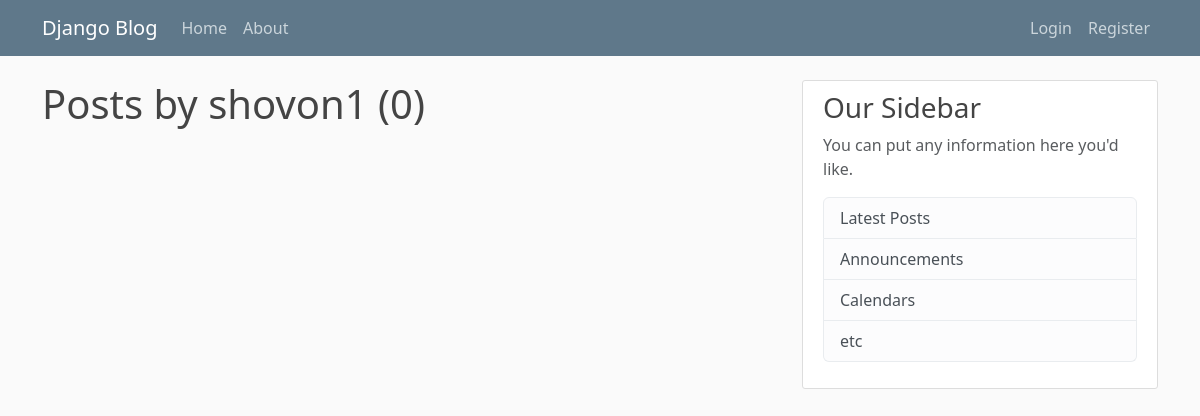
Before: /user/shovon1 with the older database file.
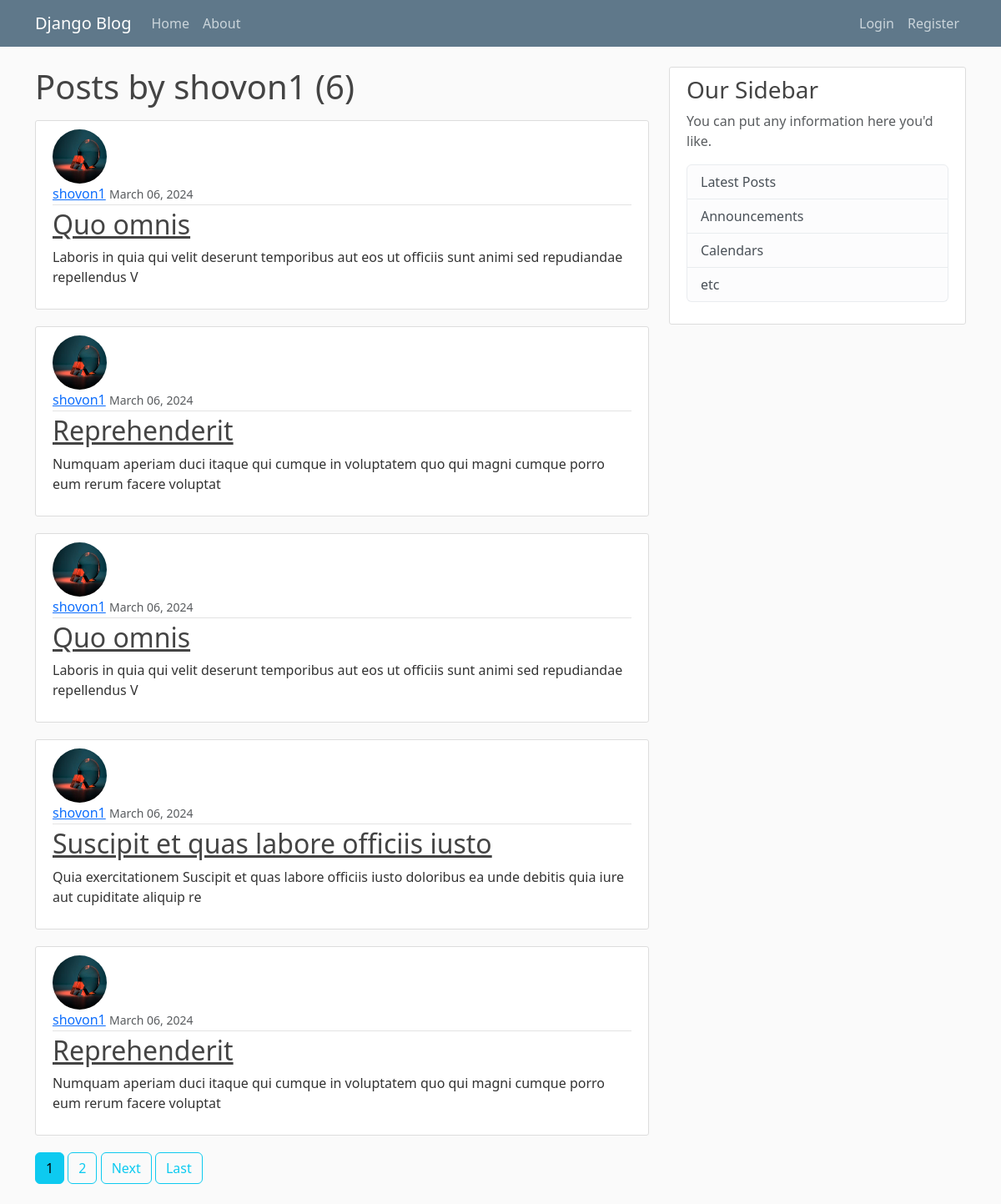
After: the same page with the newer database file.
### blog/models.py (models this page shows, shortened)
class Post(models.Model):
    title = models.CharField(max_length=100)
    content = models.TextField()
    date_posted = models.DateTimeField(default=timezone.now)
    author = models.ForeignKey(User, on_delete=models.CASCADE)

### users/models.py (models this page shows, shortened)
class Profile(models.Model):
    user = models.OneToOneField(User, on_delete=models.CASCADE)
    image = models.ImageField(default='default.jpg', upload_to='profile_pics')

### blog/views.py (the view)
# urls.py: path('user/<str:username>', UserPostListView.as_view(), name='user-posts'),
class UserPostListView(ListView):
    model = Post
    template_name = 'blog/user_posts.html'  # <app>/<model>_<viewtype>.html
    context_object_name = 'posts'
    paginate_by = 5
    def get_queryset(self):
        user = get_object_or_404(User, username=self.kwargs.get('username'))
        return Post.objects.filter(author=user).order_by('-date_posted')

### blog/templates/blog/user_posts.html (shortened to what this page needs)
{% extends "blog/base.html" %}
{% block content %}
<h1 class="mb-3">Posts by {{ view.kwargs.username }} ({{ page_obj.paginator.count }})</h1>
{% for post in posts %}
    <article class="media content-section">
        <img class="rounded-circle article-img" src="{{ post.author.profile.image.url }}">
        <div class="media-body">
        <div class="article-metadata">
            <a class="mr-2" href="{% url 'user-posts' post.author.username %}">{{ post.author }}</a>
            <small class="text-muted">{{ post.date_posted|date:"F d, Y" }}</small>
        </div>
        <h2><a class="article-title" href="{% url 'post-detail' post.id %}">{{ post.title }}</a></h2>
        <p class="article-content">{{ post.content }}</p>
        </div>
    </article>
{% endfor %}
{% if is_paginated %}
    {% for num in page_obj.paginator.page_range %}
    {% if page_obj.number == num %}
        <a class="btn btn-info mb-4" href="?page={{ num }}">{{ num }}</a>
    {% elif num > page_obj.number|add:'-3' and num < page_obj.number|add:'3' %}
        <a class="btn btn-outline-info mb-4" href="?page={{ num }}">{{ num }}</a>
    {% endif %}
    {% endfor %}
    {% if page_obj.has_next %}
    <a class="btn btn-outline-info mb-4" href="?page={{ page_obj.next_page_number }}">Next</a>
    <a class="btn btn-outline-info mb-4" href="?page={{ page_obj.paginator.num_pages }}">Last</a>
    {% endif %}
{% endif %}
{% endblock content %}

### blog/templates/blog/base.html (shortened to what this page needs)
{% load static %}
<!doctype html>
<html lang="en">
    <head>
            <link href="https://cdn.jsdelivr.net/npm/bootstrap@5.3.3/dist/css/bootstrap.min.css" rel="stylesheet">
            <link rel="stylesheet" type="text/css" href="{% static 'blog/main.css' %}">
    </head>
    <body>
        <header class="site-header">
                <nav class="navbar navbar-expand-md navbar-dark bg-steel fixed-top">
                    <div class="container">
                        <a class="navbar-brand mr-4" href="{% url 'blog-home' %}">Django Blog</a>
                        <div class="collapse navbar-collapse d-flex justify-content-between" id="navbarToggle">
                            <div class="navbar-nav mr-auto">
                                <a class="nav-item nav-link" href="{% url 'blog-home' %}">Home</a>
                                <a class="nav-item nav-link" href="{% url 'blog-about' %}">About</a>
                            </div>
                            <div class="navbar-nav">
                                {% if user.is_authenticated %}
                                    <a class="nav-item nav-link" href="{% url 'post-create' %}">New Post</a>
                                    <a class="nav-item nav-link" href="{% url 'profile' %}">Profile</a>
                                    <a class="nav-item nav-link" href="{% url 'logout' %}">Logout</a>
                                {% else %}
                                    <a class="nav-item nav-link" href="{% url 'login' %}">Login</a>
                                    <a class="nav-item nav-link" href="{% url 'register' %}">Register</a>
                                {% endif %}
                            </div>
                        </div>
                    </div>
                </nav>
        </header>
        <main role="main" class="container">
                <div class="row">
                <div class="col-md-8">
                    {% block content %}{% endblock %}
                </div>
                <div class="col-md-4">
                    <div class="content-section">
                    <h3>Our Sidebar</h3>
                    <p class='text-muted'>You can put any information here you'd like.
                        <ul class="list-group">
                        <li class="list-group-item list-group-item-light">Latest Posts</li>
                        <li class="list-group-item list-group-item-light">Announcements</li>
                        <li class="list-group-item list-group-item-light">Calendars</li>
                        <li class="list-group-item list-group-item-light">etc</li>
                        </ul>
                    </p>
                    </div>
                </div>
                </div>
        </main>
    </body>
</html>

### blog/static/blog/main.css (style rules this page uses)
body { background: #fafafa; color: #333333; margin-top: 5rem; }
h1, h2, h3, h4, h5, h6 { color: #444444; }
ul { margin: 0; }
.bg-steel { background-color: #5f788a; }
.site-header .navbar-nav .nav-link { color: #cbd5db; }
.content-section { background: #ffffff; padding: 10px 20px; border: 1px solid #dddddd; border-radius: 3px; margin-bottom: 20px; }
.article-title { color: #444444; }
.article-content { white-space: pre-line; }
.article-img { height: 65px; width: 65px; margin-right: 16px; }
.article-metadata { padding-bottom: 1px; margin-bottom: 4px; border-bottom: 1px solid #e3e3e3 }

Changed rows visible on the page:
added Post: author.profile.image (picture), author "shovon1", date_posted "March 06, 2024", title "Quo omnis", content "Laboris in quia qui velit deserunt temporibus aut eos ut officiis sunt animi sed repudiandae repellendus V"
added Post: author.profile.image (picture), author "shovon1", date_posted "March 06, 2024", title "Reprehenderit", content "Numquam aperiam duci itaque qui cumque in voluptatem quo qui magni cumque porro eum rerum facere voluptat"
added Post: author.profile.image (picture), author "shovon1", date_posted "March 06, 2024", title "Quo omnis", content "Laboris in quia qui velit deserunt temporibus aut eos ut officiis sunt animi sed repudiandae repellendus V"
added Post: author.profile.image (picture), author "shovon1", date_posted "March 06, 2024", title "Suscipit et quas labore officiis iusto", content "Quia exercitationem Suscipit et quas labore officiis iusto doloribus ea unde debitis quia iure aut cupiditate aliquip re"
added Post: author.profile.image (picture), author "shovon1", date_posted "March 06, 2024", title "Reprehenderit", content "Numquam aperiam duci itaque qui cumque in voluptatem quo qui magni cumque porro eum rerum facere voluptat"
Other visible differences:
{{ page_obj.paginator.count }}: "0" → "6"
new list line: "1"
new list line: "2"
text now shown: "Next Last"
